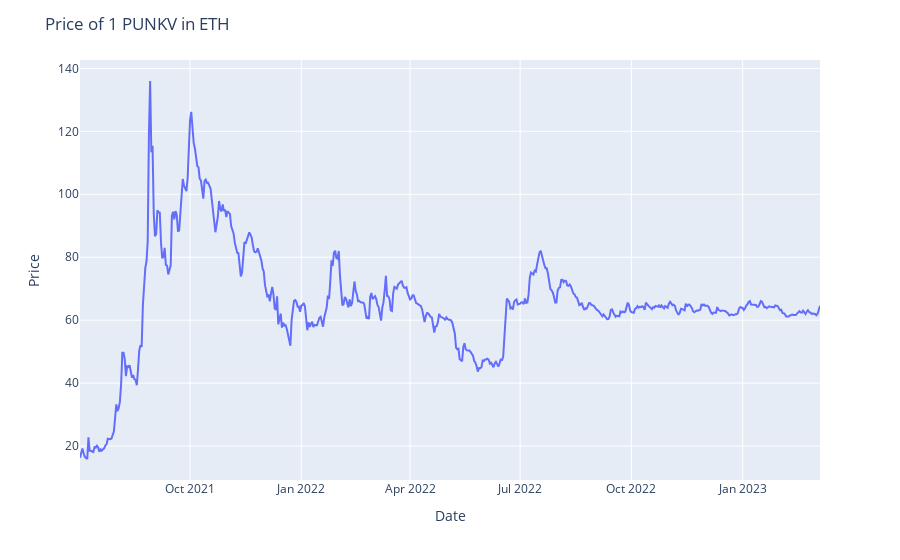

The cell this chart's notebook holds for it:
### Code cell
my_token = PunkVPriceChart(contract_address = '0x0463a06fBc8bF28b3F120cd1BfC59483F099d332')
logs = my_token.get_logs()
df = my_token.create_dataframe(logs)
my_token.create_chart(df)

### Figure 1 — Plotly figure (JSON) as saved in the notebook; plotly's stock layout.template omitted (floating-point values rounded to 4 significant figures; data arrays with more than 128 entries replaced by an {"elided": "..."} marker saying what was removed)
{"data": [{"connectgaps": true, "hovertemplate": "timestamp=%{x}<br>price=%{y}<extra></extra>", "legendgroup": "", "line": {"color": "#636efa", "dash": "solid"}, "marker": {"symbol": "circle"}, "mode": "lines", "name": "", "orientation": "v", "showlegend": false, "type": "scatter", "x": {"elided": "613 str values"}, "xaxis": "x", "y": {"elided": "613 float values"}, "yaxis": "y"}], "layout": {"legend": {"tracegroupgap": 0}, "margin": {"t": 60}, "title": {"text": "Price of 1 PUNKV in ETH"}, "xaxis": {"anchor": "y", "domain": [0, 1], "title": {"text": "Date"}}, "yaxis": {"anchor": "x", "domain": [0, 1], "title": {"text": "Price"}}}}
